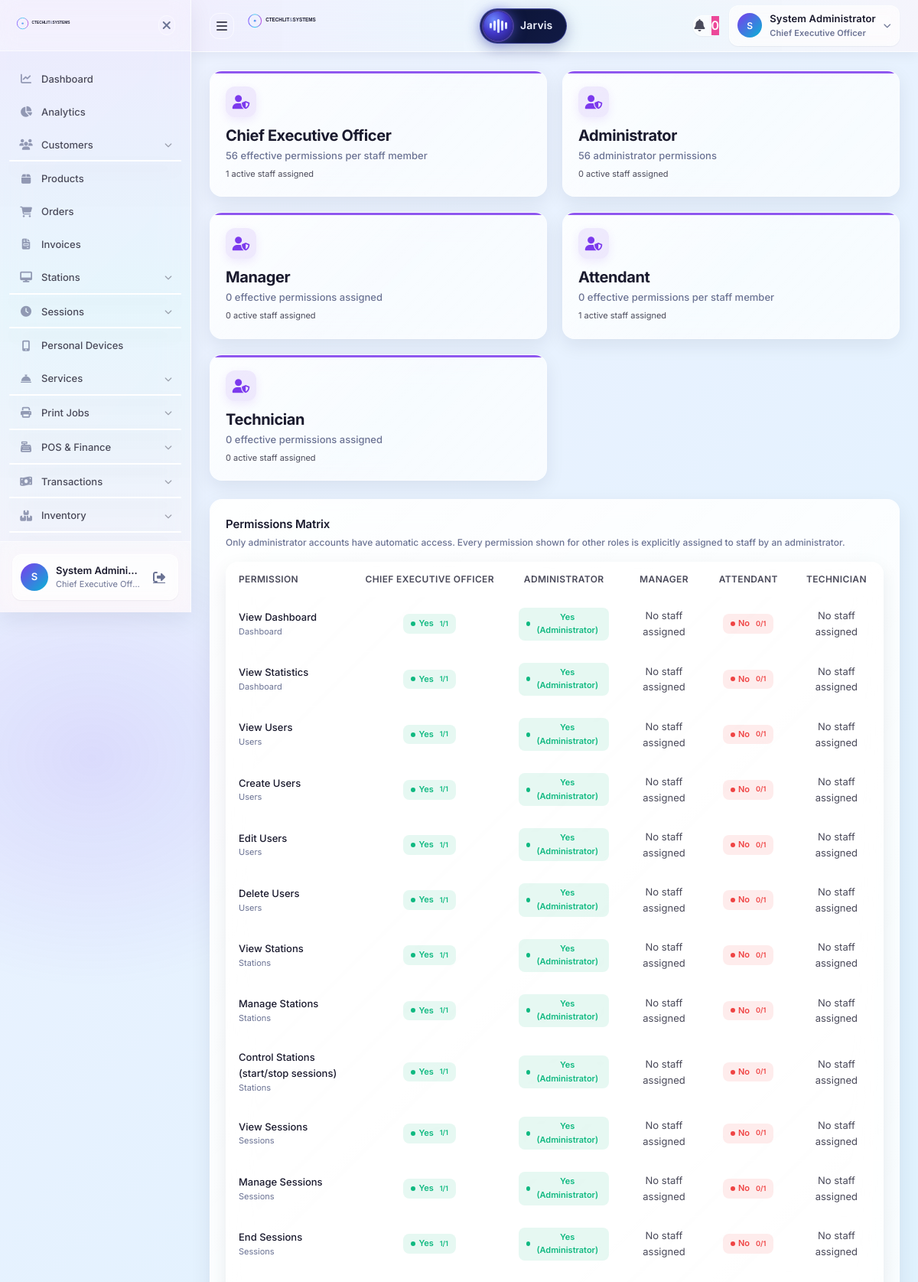
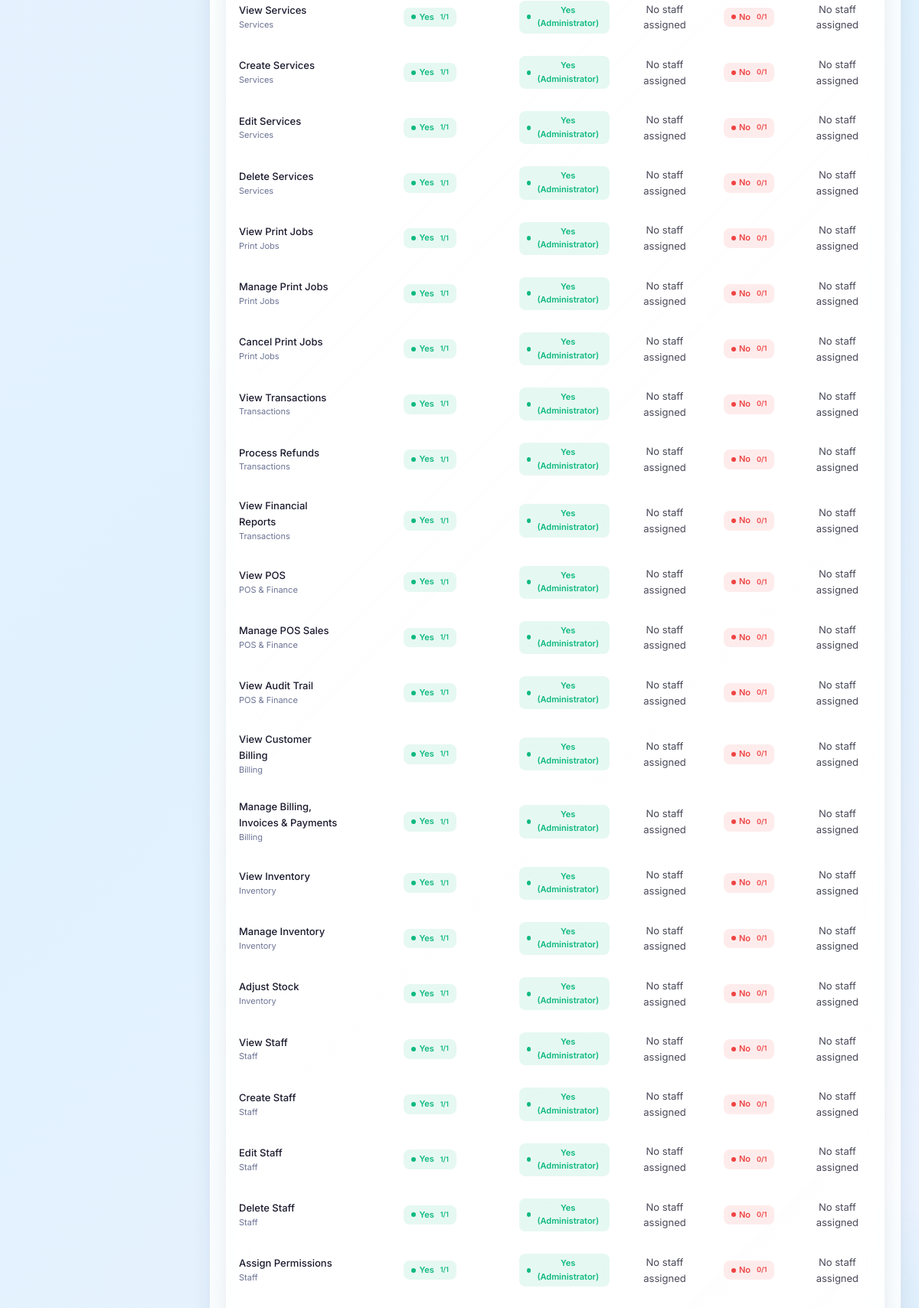
Page /portal/admin/roles.php (signed in, upper part) on the committed database (2 pictures, top to bottom).
### tables this page shows
CREATE TABLE staff (
    staff_id         BIGINT UNSIGNED AUTO_INCREMENT PRIMARY KEY,
    email            VARCHAR(255) UNIQUE NOT NULL,
    phone            VARCHAR(20) UNIQUE NOT NULL,
    full_name        VARCHAR(100) NOT NULL,
    password_hash    VARCHAR(255) NOT NULL,
    role             VARCHAR(100) DEFAULT 'attendant',
    station_id       BIGINT UNSIGNED NULL,
    is_on_duty       BOOLEAN DEFAULT FALSE,
    hired_at         DATE NOT NULL,
    created_at       TIMESTAMP DEFAULT CURRENT_TIMESTAMP,
    updated_at       TIMESTAMP DEFAULT CURRENT_TIMESTAMP ON UPDATE CURRENT_TIMESTAMP,
    last_login_at    TIMESTAMP NULL,
    is_active        BOOLEAN DEFAULT TRUE,
    INDEX idx_role (role),
    INDEX idx_station (station_id),
    INDEX idx_on_duty (is_on_duty)
);

### portal/admin/roles.php (the view, shortened to what the rows shown need)
<?php
require_once __DIR__ . '/../../includes/auth.php';
requirePermission('staff.assign_permissions');
$allRoles = getAllRoles();
$allPermissions = getAllPermissions();
$permissionCategories = [
    'Dashboard' => ['dashboard.view', 'dashboard.stats'],
    'Users' => ['users.view', 'users.create', 'users.edit', 'users.delete'],
    'Stations' => ['stations.view', 'stations.manage', 'stations.control'],
    'Sessions' => ['sessions.view', 'sessions.manage', 'sessions.end'],
    'Services' => ['services.view', 'services.create', 'services.edit', 'services.delete'],
    'Print Jobs' => ['print_jobs.view', 'print_jobs.manage', 'print_jobs.cancel'],
    'Transactions' => ['transactions.view', 'transactions.refund', 'transactions.reports'],
    'POS & Finance' => ['pos.view', 'pos.manage', 'audit.view'],
    'Billing' => ['billing.view', 'billing.manage'],
    'Inventory' => ['inventory.view', 'inventory.manage', 'inventory.adjust'],
    'Staff' => ['staff.view', 'staff.create', 'staff.edit', 'staff.delete', 'staff.assign_permissions'],
    'Settings' => ['settings.view', 'settings.edit'],
    'Reports' => ['reports.view', 'reports.export'],
    'Feedback' => ['feedback.view', 'feedback.respond'],
    'Support' => ['support.view', 'support.manage'],
    'Jarvis' => ['jarvis.view', 'jarvis.use'],
    'Personal Devices' => ['personal_devices.view', 'personal_devices.manage'],
    'Branded Assets' => ['branded_assets.view', 'branded_assets.create', 'branded_assets.edit', 'branded_assets.delete'],
];
$activeStaff = Database::fetchAll(
    "SELECT staff_id, full_name, role
     FROM staff
     WHERE is_active = 1
     ORDER BY role, full_name"
);
$activeStaffByRole = array_fill_keys(array_keys($allRoles), 0);
$permissionCountsByRole = array_fill_keys(array_keys($allRoles), []);
$grantedStaffByRole = [];
foreach ($allRoles as $roleKey => $_role) {
    $grantedStaffByRole[$roleKey] = array_fill_keys(array_keys($allPermissions), 0);
}
foreach ($activeStaff as &$staffMember) {
    $roleKey = $staffMember['role'];
    $activeStaffByRole[$roleKey]++;
    $rolePermissions = $allRoles[$roleKey]['permissions'];
    $effectivePermissions = $rolePermissions === '*'
        ? array_keys($allPermissions)
        : [];
    $staffMember['effective_permission_count'] = count($effectivePermissions);
    $permissionCountsByRole[$roleKey][] = $staffMember['effective_permission_count'];
    foreach ($effectivePermissions as $permission) {
        if (isset($grantedStaffByRole[$roleKey][$permission])) {
            $grantedStaffByRole[$roleKey][$permission]++;
        }
    }
}
?>
<!DOCTYPE html>
<html lang="en">
<head>
  <link rel="stylesheet" href="https://cdnjs.cloudflare.com/ajax/libs/font-awesome/6.4.0/css/all.min.css">
  <link rel="stylesheet" href="../../assets/css/portal.css">
</head>
<body>
  <?php include_once __DIR__ . '/../../includes/sidebar.php'; ?>
  <main class="portal-main" style="margin-left: var(--sidebar-width);">
    <?php include_once __DIR__ . '/../../includes/header.php'; ?>
    <div class="portal-content">
      <div class="kpi-grid" style="margin-bottom: 24px;">
        <?php foreach ($allRoles as $roleKey => $role): ?>
          <?php
            $adminPermissionCount = $role['permissions'] === '*'
                ? count($allPermissions)
                : 0;
            $assignedCounts = $permissionCountsByRole[$roleKey] ?? [];
            $effectivePermissionCount = $assignedCounts
                ? (min($assignedCounts) === max($assignedCounts)
                    ? (string) min($assignedCounts)
                    : min($assignedCounts) . '–' . max($assignedCounts))
                : (string) $adminPermissionCount;
            $permissionCountLabel = $assignedCounts
                ? (count($assignedCounts) === 1 || min($assignedCounts) === max($assignedCounts)
                    ? 'effective permissions per staff member'
                    : 'effective permissions per staff member (range)')
                : ($role['permissions'] === '*' ? 'administrator permissions' : 'effective permissions assigned');
          ?>
          <div class="kpi-card animate-fade-in" style="--kpi-color: var(--violet); --kpi-bg: rgba(124, 58, 237, 0.1);">
            <div class="kpi-header">
              <div class="kpi-icon">
                <i class="fas fa-user-shield"></i>
              </div>
            </div>
            <div class="kpi-value" style="font-size: 20px;"><?php echo $role['label']; ?></div>
            <div class="kpi-label"><?php echo $effectivePermissionCount; ?> <?php echo $permissionCountLabel; ?></div>
            <div style="font-size:11px; color:var(--ink-secondary); margin-top:5px;">
              <?php echo number_format($activeStaffByRole[$roleKey] ?? 0); ?> active staff assigned
            </div>
          </div>
        <?php endforeach; ?>
      </div>
      <div class="card glass-card animate-fade-in" style="animation-delay: 0.2s;">
        <div class="table-container" style="margin-top: 16px;">
          <table class="data-table">
            <thead>
              <tr>
                <th>Permission</th>
                <?php foreach ($allRoles as $roleKey => $role): ?>
                  <th style="text-align: center;"><?php echo $role['label']; ?></th>
                <?php endforeach; ?>
              </tr>
            </thead>
            <tbody>
              <?php foreach ($permissionCategories as $category => $perms): ?>
                <?php foreach ($perms as $permKey): ?>
                  <?php if (isset($allPermissions[$permKey])): ?>
                    <tr>
                      <td>
                        <div style="font-weight: 500; color: var(--ink);"><?php echo $allPermissions[$permKey]; ?></div>
                        <div style="font-size: 11px; color: var(--muted);"><?php echo $category; ?></div>
                      </td>
                      <?php foreach ($allRoles as $roleKey => $role): ?>
                        <td style="text-align: center;">
                          <?php
                          $roleDefault = $role['permissions'] === '*';
                          $staffCount = $activeStaffByRole[$roleKey] ?? 0;
                          $grantedCount = $grantedStaffByRole[$roleKey][$permKey] ?? 0;
                          ?>
                          <?php if ($staffCount === 0): ?>
                            <?php if ($roleDefault): ?>
                              <span class="status-badge success" style="display: inline-flex;"><span class="status-dot"></span>Yes (administrator)</span>
                            <?php else: ?>
                              <span style="color:var(--ink-secondary);">No staff assigned</span>
                            <?php endif; ?>
                          <?php elseif ($grantedCount === $staffCount): ?>
                            <span class="status-badge success" style="display: inline-flex;">
                              <span class="status-dot"></span>Yes <small style="margin-left:4px;"><?php echo $grantedCount; ?>/<?php echo $staffCount; ?></small>
                            </span>
                          <?php elseif ($grantedCount > 0): ?>
                            <span class="status-badge warning" style="display: inline-flex;">
                              <span class="status-dot"></span>Mixed <small style="margin-left:4px;"><?php echo $grantedCount; ?>/<?php echo $staffCount; ?></small>
                            </span>
                          <?php else: ?>
                            <span class="status-badge error" style="display: inline-flex;">
                              <span class="status-dot"></span>No <small style="margin-left:4px;">0/<?php echo $staffCount; ?></small>
                            </span>
                          <?php endif; ?>
                        </td>
                      <?php endforeach; ?>
                    </tr>
                  <?php endif; ?>
                <?php endforeach; ?>
              <?php endforeach; ?>
            </tbody>
          </table>
        </div>
      </div>
    </div>
  </main>
</body>
</html>

### includes/sidebar.php (shortened to what the rows shown need)
<?php
require_once __DIR__ . '/auth.php';
$menuItems = getSidebarMenu();
$currentUser = currentStaff() ?: currentUser();
?>
<aside class="glass-sidebar" id="sidebar">
            <?php foreach ($menuItems as $item): ?>
                <?php
                    $hasChildren = !empty($item['children']);
                ?>
                    <?php if ($hasChildren): ?>
                            <?php foreach ($item['children'] as $child): ?>
                                <?php if (hasPermission($child['permission'])): ?>
                                    <li class="nav-subitem">
                                        <a href="<?php echo $child['href']; ?>" class="nav-sublink">
                                            <?php echo sanitize($child['label']); ?>
                                        </a>
                                    </li>
                                <?php endif; ?>
                            <?php endforeach; ?>
                    <?php endif; ?>
            <?php endforeach; ?>
    <div class="sidebar-footer">
        <div class="user-card">
            <div class="user-avatar">
                <?php echo strtoupper(substr($currentUser['full_name'] ?? 'U', 0, 1)); ?>
            </div>
            <div class="user-details">
                <span class="user-name"><?php echo sanitize($currentUser['full_name'] ?? 'User'); ?></span>
                <span class="user-role"><?php echo getRoleLabel($currentUser['role'] ?? 'user'); ?></span>
            </div>
            <a href="<?php echo base_path('logout.php', false); ?>" class="logout-btn" title="Logout">
                <i class="fas fa-sign-out-alt"></i>
            </a>
        </div>
    </div>
</aside>

### includes/header.php (shortened to what the rows shown need)
<?php
require_once __DIR__ . '/auth.php';
$currentUser = currentStaff() ?: currentUser();
$userType = $_SESSION['user_type'] ?? 'guest';
$canUseJarvis = hasPermission('jarvis.use');
$canCreateSystemNotifications = $userType === 'staff' && hasPermission('settings.edit');
$assetUrl = static function (string $path): string {
    $file = __DIR__ . '/../' . $path;
    return base_path($path, false) . (is_file($file) ? '?v=' . filemtime($file) : '');
};
?>
<header class="glass-header">
    <div class="header-right">
        <div class="header-action user-menu">
            <button class="user-menu-btn" id="userMenuBtn">
                <div class="user-avatar">
                    <?php echo strtoupper(substr($currentUser['full_name'] ?? 'U', 0, 1)); ?>
                </div>
                <div class="user-info">
                    <span class="user-name"><?php echo sanitize($currentUser['full_name'] ?? 'User'); ?></span>
                    <span class="user-role"><?php echo getRoleLabel($currentUser['role'] ?? 'user'); ?></span>
                </div>
                <i class="fas fa-chevron-down"></i>
            </button>
        </div>
    </div>
</header>
<?php if ($canUseJarvis): ?>
<link rel="stylesheet" href="<?php echo sanitize($assetUrl('assets/css/jarvis-deck.css')); ?>">
<?php endif; ?>

### rows in the picture
staff: full_name "S", full_name "System Admini…", role "Chief Executive Off…", full_name "System Administrator", role "Chief Executive Officer", label "Chief Executive Officer", role "56", role "effective permissions per staff member", role "1", is_on_duty "0"

### other values in the picture
$item['label'] "Dashboard"
$item['label'] "Analytics"
$item['label'] "Customers"
$item['label'] "Products"
$item['label'] "Orders"
$item['label'] "Invoices"
$item['label'] "Stations"
$item['label'] "Sessions"
$item['label'] "Personal Devices"
$item['label'] "Services"
$item['label'] "Print Jobs"
$item['label'] "POS & Finance"
$item['label'] "Transactions"
$item['label'] "Inventory"
$role['label'] "Administrator"
